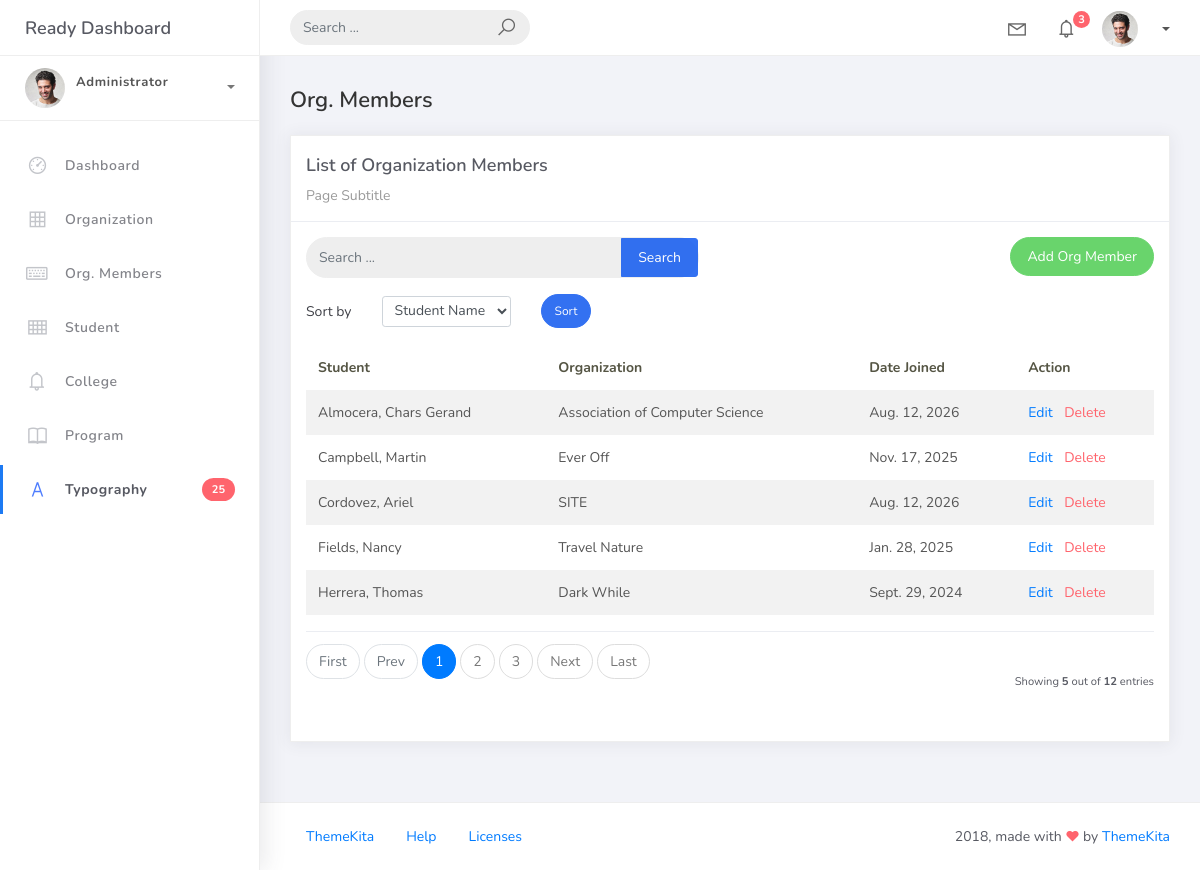
The page /orgmember_list/ on the database as committed earlier.
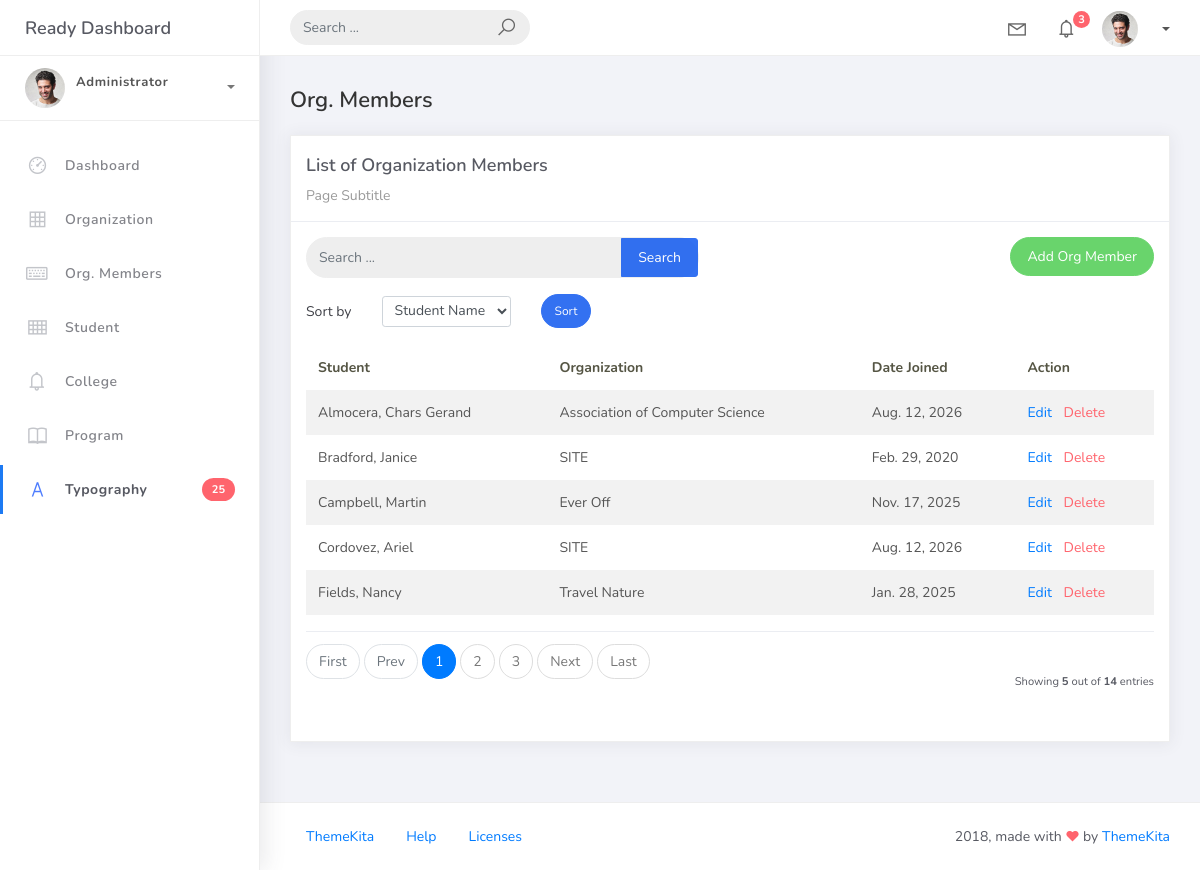
The same page on the database as committed later.
### studentorg/models.py (models this page shows)
class BaseModel(models.Model):
    created_at = models.DateTimeField(auto_now_add=True, db_index=True)
    updated_at = models.DateTimeField(auto_now=True)
    class Meta:
        abstract = True

class OrgMember(BaseModel):
    student = models.ForeignKey(Student, on_delete=models.CASCADE)
    organization = models.ForeignKey(
        Organization,
        on_delete=models.CASCADE
    )
    date_joined = models.DateField()

class Student(BaseModel):
    student_id = models.CharField(max_length=15)
    lastname = models.CharField(max_length=25)
    firstname = models.CharField(max_length=25)
    middlename = models.CharField(
        max_length=25,
        blank=True,
        null=True
    )
    program = models.ForeignKey(Program, on_delete=models.CASCADE)
    def __str__(self):
        return f"{self.lastname}, {self.firstname}"

class Organization(BaseModel):
    name = models.CharField(max_length=250)
    college = models.ForeignKey(
        College,
        null=True,
        blank=True,
        on_delete=models.CASCADE
    )
    description = models.CharField(max_length=500)
    def __str__(self):
        return self.name

### studentorg/views.py (the view)
class OrgMemberList(ListView):
    model = OrgMember
    template_name = 'orgmember_list.html'
    context_object_name = 'orgmembers'
    paginate_by = 5
    def get_queryset(self):
        qs = super().get_queryset()
        query = self.request.GET.get('q')
        if query:
            qs = qs.filter(
                Q(student__lastname__icontains=query) |
                Q(student__firstname__icontains=query) |
                Q(organization__name__icontains=query)
            )
        return qs
    def get_ordering(self):
        allowed = ["student__lastname", "date_joined"]
        sort_by = self.request.GET.get("sort_by")
        if sort_by in allowed:
            return sort_by
        return "student__lastname"

### templates/orgmember_list.html (shortened to what this page needs)
{% extends 'base.html' %}
{% load static %}
{% block content %}
<div class="content">
    <div class="container-fluid">
        <h4 class="page-title">Org. Members</h4>
        <div class="row">
            <div class="col-md-12">
                <div class="card">
                    <div class="card-header">
                        <div class="card-title">List of Organization Members</div>
                        <div class="card-category">Page Subtitle</div>
                    </div>
                    <div class="card-body">
                        <div class="row mb-3">
                           <div class="col-md-6">
                            <form method="get"
                             action="{% url 'orgmember-list' %}"
                              class="navbar-left navbar-form nav-search mr-md-3">
                        <div class="input-group">
                            <input type="text"
                                    placeholder="Search ..."
                                    class="form-control"
                                    name="q"
                                    value="{{ request.GET.q }}">
                            <div class="input-group-append">
                                <button type="submit" class="btn btn-primary">
                                 Search
                               </button>
                            </div>
                        </div>
                   </form>
               </div>
             <div class="col-md-6">
                <div class="pull-right">
                   <a href="{% url 'orgmember-add' %}"
                     class="btn btn-success btn-rounded">
                     Add Org Member
                    </a>
               </div>
             </div>
          </div>
                        <form method="get" class="row g-2 align-items-center mb-3">
                            <div class="col-auto">
                                <label for="sortSelect" class="col-form-label">
                                    Sort by
                                </label>
                            </div>
                            <div class="col-auto">
                                <select class="form-control form-control-sm"
                                        id="sortSelect"
                                        name="sort_by">
                                    <option value="student__lastname"
                                        {% if request.GET.sort_by == "student__lastname" %}selected{% endif %}>
                                        Student Name
                                    </option>
                                </select>
                            </div>
                            <div class="col-auto">
                                <button type="submit"
                                        class="btn btn-primary btn-sm btn-rounded">
                                    Sort
                                </button>
                            </div>
                        </form>
                        <table class="table table-striped mt-3">
                            <thead>
                                <tr>
                                    <th>Student</th>
                                    <th>Organization</th>
                                    <th>Date Joined</th>
                                    <th>Action</th>
                                </tr>
                            </thead>
                            <tbody>
                                {% for object in object_list %}
                                <tr>
                                    <td>{{ object.student }}</td>
                                    <td>{{ object.organization }}</td>
                                    <td>{{ object.date_joined }}</td>
                                    <td>
                                        <a href="{% url 'orgmember-update' object.pk %}">
                                            Edit
                                        </a>
                                        <a href="{% url 'orgmember-delete' object.pk %}"
                                           class="text-danger"
                                           style="margin-left: 8px;">
                                            Delete
                                        </a>
                                    </td>
                                </tr>
                                {% endfor %}
                            </tbody>
                        </table>
                        {% include 'includes/pagination.html' %}
                    </div>
                </div>
            </div>
        </div>
    </div>
</div>
{% endblock %}

### templates/base.html (shortened to what this page needs)
{% load static %}
<!DOCTYPE html>
<html>
<head>
    <link rel="stylesheet" href="{% static 'css/bootstrap.min.css' %}">
    <link rel="stylesheet" href="{% static 'css/ready.css' %}">
    <link rel="stylesheet" href="{% static 'css/demo.css' %}">
</head>
<body>
    <div class="wrapper">
        <div class="main-header">
            <div class="logo-header">
                <a href="index.html" class="logo">
                    Ready Dashboard
                </a>
            </div>
            <nav class="navbar navbar-header navbar-expand-lg">
                <div class="container-fluid">
                    <form class="navbar-left navbar-form nav-search mr-md-3" action="">
                        <div class="input-group">
                            <input type="text" placeholder="Search ..." class="form-control">
                            <div class="input-group-append">
                                <span class="input-group-text">
                                    <i class="la la-search search-icon"></i>
                                </span>
                            </div>
                        </div>
                    </form>
                    <ul class="navbar-nav topbar-nav ml-md-auto align-items-center">
                        <li class="nav-item dropdown hidden-caret">
                            <a class="nav-link dropdown-toggle" href="#" id="navbarDropdown" role="button" data-toggle="dropdown" aria-haspopup="true" aria-expanded="false">
                                <i class="la la-envelope"></i>
                            </a>
                        </li>
                        <li class="nav-item dropdown hidden-caret">
                            <a class="nav-link dropdown-toggle" href="#" id="navbarDropdown" role="button" data-toggle="dropdown" aria-haspopup="true" aria-expanded="false">
                                <i class="la la-bell"></i>
                                <span class="notification">3</span>
                            </a>
                        </li>
                        <li class="nav-item dropdown">
                            <a class="dropdown-toggle profile-pic" data-toggle="dropdown" href="#" aria-expanded="false"> <img src="{% static 'img/profile.jpg' %}" alt="user-img" width="36" class="img-circle"><span>{{ request.user.username }}</span></span> </a>
                            </li>
                        </ul>
                    </div>
                </nav>
            </div>
            <div class="sidebar">
                <div class="scrollbar-inner sidebar-wrapper">
                    <div class="user">
                        <div class="photo">
                            <img src="{% static 'img/profile.jpg' %}">
                        </div>
                        <div class="info">
                            <a class="" data-toggle="collapse" href="#collapseExample" aria-expanded="true">
                                <span>
                                    <span class="user-level">Administrator</span>
                                    <span class="caret"></span>
                                </span>
                            </a>
                            <div class="clearfix"></div>
                        </div>
                    </div>
                    <ul class="nav">
                        <li class="nav-item">
                            <a href="{% url 'home' %}">
                                <i class="la la-dashboard"></i>
                                <p>Dashboard</p>
                            </a>
                        </li>
                        <li class="nav-item">
                            <a href="{% url 'organization-list' %}">
                                <i class="la la-table"></i>
                                <p>Organization</p>
                            </a>
                        </li>
                        <li class="nav-item">
                            <a href="{% url 'orgmember-list' %}">
                                <i class="la la-keyboard-o"></i>
                               <p>Org. Members</p>
                            </a>
                        </li>
                        <li class="nav-item">
                           <a href="{% url 'student-list' %}">
                                <i class="la la-th"></i>
                                <p>Student</p>
                            </a>
                        </li>
                        <li class="nav-item">
                           <a href="{% url 'college-list' %}">
                                <i class="la la-bell"></i>
                                <p>College</p>
                            </a>
                        </li>
                        <li class="nav-item">
                            <a href="{% url 'program-list' %}">
                               <i class="la la-book"></i>
                               <p>Program</p>
                         </a>
                        </li>
                        <li class="nav-item active">
                            <a href="typography.html">
                                <i class="la la-font"></i>
                                <p>Typography</p>
                                <span class="badge badge-danger">25</span>
                            </a>
                        </li>
                    </ul>
                </div>
            </div>
            <div class="main-panel">
                {% block content %}{% endblock %}
                <footer class="footer">
                    <div class="container-fluid">
                        <nav class="pull-left">
                            <ul class="nav">
                                <li class="nav-item">
                                    <a class="nav-link" href="http://www.themekita.com">
                                        ThemeKita
                                    </a>
                                </li>
                                <li class="nav-item">
                                    <a class="nav-link" href="#">
                                        Help
                                    </a>
                                </li>
                                <li class="nav-item">
                                    <a class="nav-link" href="https://themewagon.com/license/#free-item">
                                        Licenses
                                    </a>
                                </li>
                            </ul>
                        </nav>
                        <div class="copyright ml-auto">
                            2018, made with <i class="la la-heart heart text-danger"></i> by <a href="http://www.themekita.com">ThemeKita</a>
                        </div>
                    </div>
                </footer>
            </div>
        </div>
</body>
</html>

### templates/includes/pagination.html (shortened to what this page needs)
{% if is_paginated %}
<div class="card-footer px-0 border-0 d-flex flex-column flex-lg-row align-items-center justify-content-between mt-3">
    <nav aria-label="Topics pagination" class="mb-4">
        <ul class="pagination">
            {% if page_obj.number > 1 %}
            <li class="page-item">
                <a class="page-link" href="?page=1">First</a>
            </li>
            {% else %}
            <li class="page-item disabled">
                <span class="page-link">First</span>
            </li>
            {% endif %}
            {% if page_obj.has_previous %}
            <li class="page-item">
                <a class="page-link" href="?page={{ page_obj.previous_page_number }}">Prev</a>
            </li>
            {% else %}
            <li class="page-item disabled">
                <span class="page-link">Prev</span>
            </li>
            {% endif %}
            {% for page_num in paginator.page_range %}
            {% if page_obj.number == page_num %}
            <li class="page-item active">
                <span class="page-link">
                    {{ page_num }}
                </span>
            </li>
            {% elif page_num > page_obj.number|add:'-3' and page_num < page_obj.number|add:'3' %}
            <li class="page-item">
                <a class="page-link" href="?page={{ page_num }}">{{ page_num }}</a>
            </li>
            {% endif %}
            {% endfor %}
            {% if page_obj.has_next %}
            <li class="page-item">
                <a class="page-link" href="?page={{ page_obj.next_page_number }}">Next</a>
            </li>
            {% else %}
            <li class="page-item disabled">
                <span class="page-link">Next</span>
            </li>
            {% endif %}
            {% if page_obj.number != paginator.num_pages %}
            <li class="page-item">
                <a class="page-link" href="?page={{ paginator.num_pages }}">Last</a>
            </li>
            {% else %}
            <li class="page-item disabled">
                <span class="page-link">Last</span>
            </li>
            {% endif %}
        </ul>
    </nav>
    <div class="fw-normal small mt-4 mt-lg-0">Showing <b>{{ object_list.count }}</b> out of <b>{{ paginator.count }}</b> entries</div>
</div>
{% endif %}

Rows that differ between the two databases and show on the page:
no longer on this page (row unchanged): OrgMember: student "Herrera, Thomas", organization "Dark While", date_joined "Sept. 29, 2024"
added OrgMember: student "Bradford, Janice", organization "SITE", date_joined "Feb. 29, 2020"
Other text that changed with them:
{{ paginator.count }}: "12" → "14"
